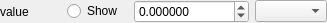
<?xml version="1.0" encoding="UTF-8"?>
<ui version="4.0">
 <class>DoubleVal</class>
 <widget class="QWidget" name="DoubleVal">
  <property name="geometry">
   <rect>
    <x>0</x>
    <y>0</y>
    <width>327</width>
    <height>23</height>
   </rect>
  </property>
  <property name="sizePolicy">
   <sizepolicy hsizetype="Preferred" vsizetype="MinimumExpanding">
    <horstretch>0</horstretch>
    <verstretch>0</verstretch>
   </sizepolicy>
  </property>
  <property name="windowTitle">
   <string notr="true">Form</string>
  </property>
  <property name="toolTip">
   <string notr="true"/>
  </property>
  <property name="statusTip">
   <string notr="true"/>
  </property>
  <property name="whatsThis">
   <string notr="true"/>
  </property>
  <property name="accessibleName">
   <string notr="true"/>
  </property>
  <property name="accessibleDescription">
   <string notr="true"/>
  </property>
  <property name="windowFilePath">
   <string notr="true"/>
  </property>
  <layout class="QHBoxLayout" name="horizontalLayout">
   <property name="leftMargin">
    <number>0</number>
   </property>
   <property name="topMargin">
    <number>0</number>
   </property>
   <property name="rightMargin">
    <number>0</number>
   </property>
   <property name="bottomMargin">
    <number>0</number>
   </property>
   <item>
    <widget class="QLabel" name="valLabel">
     <property name="sizePolicy">
      <sizepolicy hsizetype="Preferred" vsizetype="MinimumExpanding">
       <horstretch>0</horstretch>
       <verstretch>0</verstretch>
      </sizepolicy>
     </property>
     <property name="text">
      <string notr="true">value</string>
     </property>
    </widget>
   </item>
   <item>
    <widget class="QRadioButton" name="showVal">
     <property name="sizePolicy">
      <sizepolicy hsizetype="Preferred" vsizetype="Fixed">
       <horstretch>0</horstretch>
       <verstretch>0</verstretch>
      </sizepolicy>
     </property>
     <property name="text">
      <string>Show</string>
     </property>
    </widget>
   </item>
   <item>
    <widget class="QDoubleSpinBox" name="valueBox">
     <property name="sizePolicy">
      <sizepolicy hsizetype="Preferred" vsizetype="Fixed">
       <horstretch>0</horstretch>
       <verstretch>0</verstretch>
      </sizepolicy>
     </property>
     <property name="specialValueText">
      <string notr="true"/>
     </property>
     <property name="keyboardTracking">
      <bool>false</bool>
     </property>
     <property name="prefix">
      <string notr="true"/>
     </property>
     <property name="suffix">
      <string notr="true"/>
     </property>
     <property name="decimals">
      <number>6</number>
     </property>
     <property name="minimum">
      <double>-9999999999.989999771118164</double>
     </property>
     <property name="maximum">
      <double>9999999999.989999771118164</double>
     </property>
    </widget>
   </item>
   <item>
    <widget class="QComboBox" name="unitBox">
     <property name="sizePolicy">
      <sizepolicy hsizetype="Fixed" vsizetype="Fixed">
       <horstretch>0</horstretch>
       <verstretch>0</verstretch>
      </sizepolicy>
     </property>
     <property name="currentText">
      <string notr="true"/>
     </property>
     <property name="currentIndex">
      <number>-1</number>
     </property>
     <property name="maxCount">
      <number>10</number>
     </property>
     <property name="sizeAdjustPolicy">
      <enum>QComboBox::AdjustToContents</enum>
     </property>
    </widget>
   </item>
  </layout>
 </widget>
 <resources/>
 <connections/>
</ui>
